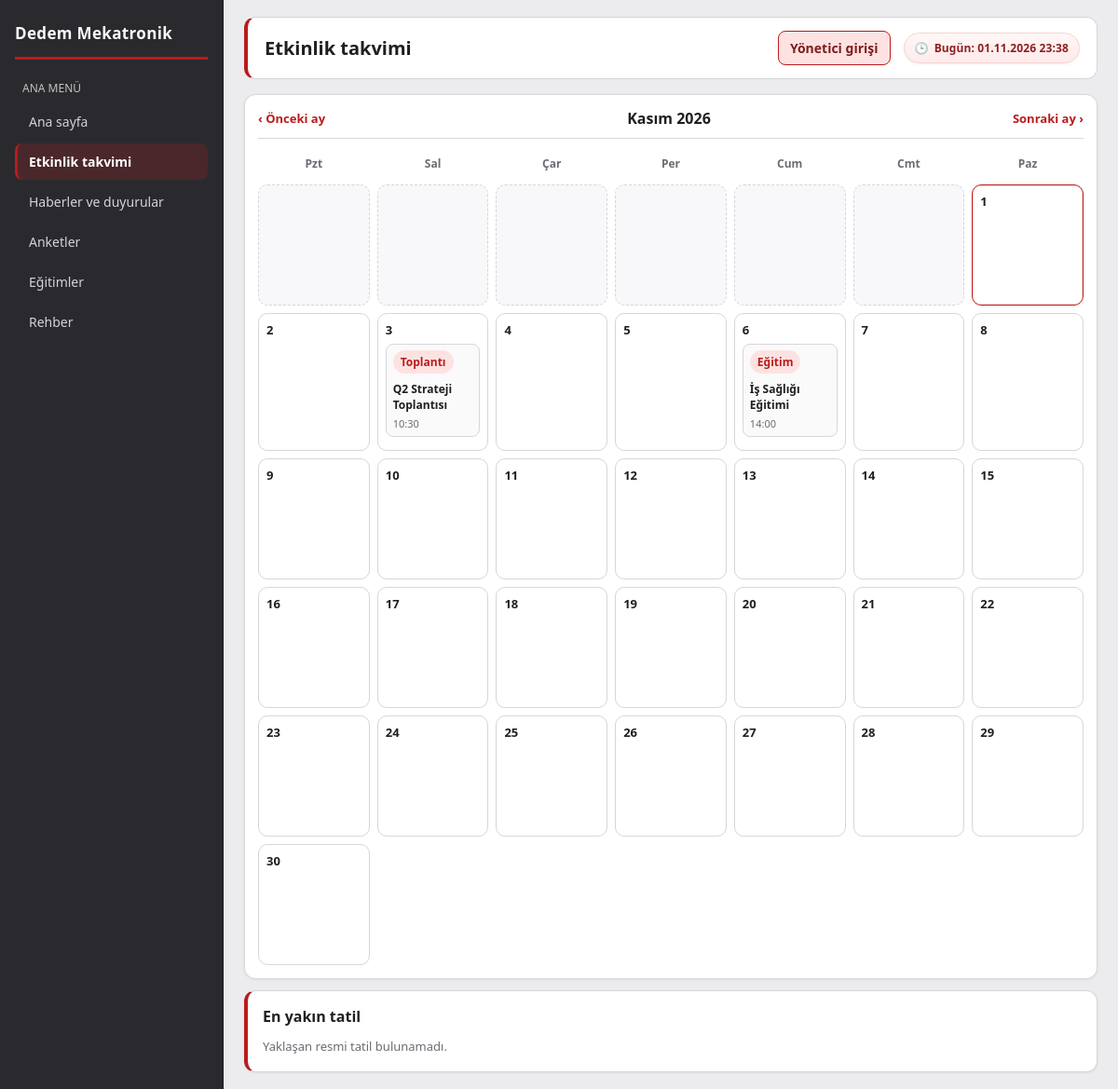
Screenshot of /events.php with the database file from the repository.
### tables this page shows
CREATE TABLE IF NOT EXISTS events (
    id INT AUTO_INCREMENT PRIMARY KEY,
    title VARCHAR(180) NOT NULL,
    details TEXT NOT NULL,
    event_date DATE NOT NULL,
    event_time TIME NULL,
    category VARCHAR(40) NOT NULL DEFAULT 'Toplantı',
    created_at DATETIME NOT NULL DEFAULT CURRENT_TIMESTAMP
);

### config/app.php (called while the page is built, shortened)
<?php
return [
    'app_name' => 'Dedem Mekatronik',
    'timezone' => 'Europe/Istanbul',
    'base_url' => '/portal',
    'admin_username' => getenv('PORTAL_ADMIN_USERNAME') ?: 'ikadmin',
    'admin_password' => getenv('PORTAL_ADMIN_PASSWORD') ?: 'admin123',
    'weather' => [
        'latitude' => 38.634,
        'longitude' => 27.382,
        'address' => 'OSB 4. Kısım, Keçiliköy OSB, İsmail Sarıgözoğlu Caddesi No:5, 45030 Yunusemre/Manisa',
    ],
    'training_video_path_prefixes' => [
        '\\\\sobek\\ortak\\',
    ],
];

### includes/bootstrap.php (called while the page is built, shortened)
<?php
require_once __DIR__ . '/auth.php';
$appConfig = require __DIR__ . '/../config/app.php';
$dbConfig = require __DIR__ . '/../config/database.php';
$dsn = sprintf(
    'mysql:host=%s;port=%d;dbname=%s;charset=%s',
    $dbConfig['host'],
    $dbConfig['port'],
    $dbConfig['dbname'],
    $dbConfig['charset']
);
try {
    $pdo = new PDO($dsn, $dbConfig['username'], $dbConfig['password'], [
        PDO::ATTR_ERRMODE => PDO::ERRMODE_EXCEPTION,
        PDO::ATTR_DEFAULT_FETCH_MODE => PDO::FETCH_ASSOC,
    ]);
    $pdo->exec('SET NAMES utf8mb4 COLLATE utf8mb4_unicode_ci');
    try {
        require_once __DIR__ . '/repository.php';
    } catch (Throwable $e) {
    }
} catch (PDOException $exception) {
    http_response_code(500);
    echo 'Veritabanı bağlantısı kurulamadı. Lütfen config/database.php ayarlarını kontrol edin.';
    exit;
}
function e(string $value): string
{
    return htmlspecialchars($value, ENT_QUOTES, 'UTF-8');
}

### includes/auth.php (called while the page is built, shortened)
<?php
function authIsAdmin(): bool
{
    return !empty($_SESSION['portal_admin']) && $_SESSION['portal_admin'] === true;
}

### includes/repository.php (called while the page is built, shortened)
<?php
function ensureEngagementTables(PDO $pdo): void
{
    static $isReady = false;
    if ($isReady) {
        return;
    }
    $isReady = true;
}
function getEventsForMonth(PDO $pdo, int $year, int $month): array
{
    $start = sprintf('%04d-%02d-01', $year, $month);
    $end = date('Y-m-t', strtotime($start));
    $stmt = $pdo->prepare('
        SELECT id, title, details, event_date, event_time, category
        FROM events
        WHERE event_date BETWEEN :start AND :end
        ORDER BY event_date ASC, event_time ASC, id ASC
    ');
    $stmt->execute([
        ':start' => $start,
        ':end' => $end,
    ]);
    return $stmt->fetchAll();
}

### events.php (the view, shortened to what this page needs)
<?php
require_once __DIR__ . '/includes/bootstrap.php';
require_once __DIR__ . '/includes/layout.php';
require_once __DIR__ . '/includes/repository.php';
$year = (int)($_GET['y'] ?? date('Y'));
$month = (int)($_GET['m'] ?? date('n'));
$events = getEventsForMonth($pdo, $year, $month);
$eventsByDate = [];
foreach ($events as $event) {
    $eventsByDate[$event['event_date']][] = $event;
}
$nextHoliday = getNextOfficialHoliday($pdo);
$monthStart = strtotime(sprintf('%04d-%02d-01', $year, $month));
$daysInMonth = (int)date('t', $monthStart);
$firstWeekday = (int)date('N', $monthStart);
$prevTs = strtotime('-1 month', $monthStart);
$nextTs = strtotime('+1 month', $monthStart);
renderLayout('Etkinlik takvimi', 'events', function () use (
    $year,
    $month,
    $daysInMonth,
    $firstWeekday,
    $eventsByDate,
    $nextHoliday,
    $prevTs,
    $nextTs
): void {
    $monthNames = [1 => 'Ocak', 2 => 'Şubat', 3 => 'Mart', 4 => 'Nisan', 5 => 'Mayıs', 6 => 'Haziran', 7 => 'Temmuz', 8 => 'Ağustos', 9 => 'Eylül', 10 => 'Ekim', 11 => 'Kasım', 12 => 'Aralık'];
    ?>
    <section class="card calendar-shell">
        <div class="calendar-head">
            <a class="card-head-link" href="/portal/events.php?y=<?= e(date('Y', $prevTs)) ?>&m=<?= e(date('n', $prevTs)) ?>">‹ Önceki ay</a>
            <h2><?= e($monthNames[$month] . ' ' . $year) ?></h2>
            <a class="card-head-link" href="/portal/events.php?y=<?= e(date('Y', $nextTs)) ?>&m=<?= e(date('n', $nextTs)) ?>">Sonraki ay ›</a>
        </div>
        <div class="calendar-grid">
            <?php foreach (['Pzt', 'Sal', 'Çar', 'Per', 'Cum', 'Cmt', 'Paz'] as $dayName): ?>
                <div class="calendar-weekday"><?= e($dayName) ?></div>
            <?php endforeach; ?>
            <?php for ($i = 1; $i < $firstWeekday; $i++): ?>
                <div class="calendar-cell calendar-cell--empty"></div>
            <?php endfor; ?>
            <?php for ($d = 1; $d <= $daysInMonth; $d++): ?>
                <?php
                $dateKey = sprintf('%04d-%02d-%02d', $year, $month, $d);
                $isToday = $dateKey === date('Y-m-d');
                ?>
                <div class="calendar-cell<?= $isToday ? ' calendar-cell--today' : '' ?>">
                    <div class="calendar-day"><?= e((string)$d) ?></div>
                    <?php if (!empty($eventsByDate[$dateKey])): ?>
                        <?php foreach ($eventsByDate[$dateKey] as $event): ?>
                            <?php $holidayClass = $event['category'] === 'Resmi tatil' ? ' calendar-event--holiday' : ''; ?>
                            <div class="calendar-event<?= $holidayClass ?>">
                                <span class="badge"><?= e($event['category']) ?></span>
                                <p><?= e($event['title']) ?></p>
                                <?php if (!empty($event['event_time'])): ?>
                                    <small><?= e(substr((string)$event['event_time'], 0, 5)) ?></small>
                                <?php endif; ?>
                            </div>
                        <?php endforeach; ?>
                    <?php endif; ?>
                </div>
            <?php endfor; ?>
        </div>
    </section>
    <section class="card next-holiday">
        <h2>En yakın tatil</h2>
        <?php if (!empty($nextHoliday)): ?>
            <p class="item-title"><?= e($nextHoliday['title']) ?></p>
            <p class="item-sub">
                <?= e(date('d.m.Y', strtotime($nextHoliday['event_date']))) ?>
                <?php if (!empty($nextHoliday['event_time'])): ?> · <?= e(substr((string)$nextHoliday['event_time'], 0, 5)) ?><?php endif; ?>
            </p>
            <p class="item-sub"><?= e($nextHoliday['details']) ?></p>
        <?php else: ?>
            <p class="item-sub">Yaklaşan resmi tatil bulunamadı.</p>
        <?php endif; ?>
    </section>
    <?php
});

### includes/layout.php (shortened to what this page needs)
<?php
function renderLayout(string $title, string $activeMenu, callable $content): void
{
    $app = require __DIR__ . '/../config/app.php';
    $cssFile = __DIR__ . '/../assets/css/main.css';
    $cssVersion = is_file($cssFile) ? (string)filemtime($cssFile) : '1';
    $base = rtrim((string)($app['base_url'] ?? '/portal'), '/');
    $menus = [
        'dashboard' => ['label' => 'Ana sayfa', 'url' => $base . '/index.php'],
        'events' => ['label' => 'Etkinlik takvimi', 'url' => $base . '/events.php'],
        'news' => ['label' => 'Haberler ve duyurular', 'url' => $base . '/news.php'],
        'surveys' => ['label' => 'Anketler', 'url' => $base . '/surveys.php'],
        'trainings' => ['label' => 'Eğitimler', 'url' => $base . '/trainings.php'],
        'directory' => [
            'label' => 'Rehber',
            'url' => 'https://rehber.dedemmekatronik.com/',
            'external' => true,
        ],
    ];
    ?>
    <!doctype html>
    <html lang="tr">
    <head>
        <link rel="stylesheet" href="<?= e($base) ?>/assets/css/main.css?v=<?= e($cssVersion) ?>">
    </head>
    <body>
    <div class="layout">
        <aside class="sidebar">
            <div class="brand"><?= e($app['app_name']) ?></div>
            <div class="menu-title">Ana menü</div>
            <?php foreach ($menus as $key => $menu): ?>
                <a
                    class="nav-link <?= $activeMenu === $key ? 'active' : '' ?>"
                    href="<?= e($menu['url']) ?>"
                    <?php if (!empty($menu['external'])): ?>target="_blank" rel="noopener noreferrer"<?php endif; ?>
                >
                    <?= e($menu['label']) ?>
                </a>
            <?php endforeach; ?>
        </aside>
        <main class="content">
            <section class="topbar">
                <h1><?= e($title) ?></h1>
                <div class="meta topbar-meta">
                    <?php if (function_exists('authIsAdmin') && authIsAdmin()): ?>
                        <a class="topbar-logout" href="<?= e($base) ?>/admin/logout.php">Oturumu kapat</a>
                    <?php else: ?>
                        <a class="topbar-logout" href="<?= e($base) ?>/admin/login.php">Yönetici girişi</a>
                    <?php endif; ?>
                    <span class="topbar-date">Bugün: <?= e(date('d.m.Y H:i')) ?></span>
                </div>
            </section>
            <?php $content(); ?>
        </main>
    </div>
    </body>
    </html>
    <?php
}

### assets/css/main.css (style rules this page uses)
:root { --bg: #ececee; --surface: #ffffff; --primary: #b91c1c; --primary-dark: #7f1d1d; --primary-soft: #fee2e2; --text: #1f1f23; --muted: #6b6b73; --danger-soft: #fef2f2; --danger: #b91c1c; --border: #d6d6db; --sidebar-bg: #2a2a2e; --sidebar-hover: rgba(185, 28, 28, 0.22); --shadow-sm: 0 1px 3px rgba(0, 0, 0, 0.06); --shadow-md: 0 10px 28px rgba(0, 0, 0, 0.1); }
* { box-sizing: border-box; }
body { margin: 0; font-family: "Segoe UI", Tahoma, Arial, sans-serif; background: var(--bg); color: var(--text); }
.layout { display: grid; grid-template-columns: 240px 1fr; min-height: 100vh; }
.sidebar { background: var(--sidebar-bg); color: #f4f4f5; padding: 24px 16px; border-right: 1px solid #1a1a1d; }
.brand { font-size: 17px; font-weight: 700; letter-spacing: 0.02em; margin-bottom: 22px; padding-bottom: 14px; border-bottom: 3px solid var(--primary); color: #fafafa; }
.menu-title { font-size: 12px; text-transform: uppercase; opacity: .75; margin: 18px 8px 8px; }
.nav-link { display: block; color: #d4d4d8; text-decoration: none; padding: 10px 12px; border-radius: 8px; margin: 4px 0; font-size: 14px; border-left: 3px solid transparent; }
.nav-link.active { background: var(--sidebar-hover); color: #fff; border-left-color: var(--primary); font-weight: 600; }
.content { padding: 18px 22px; }
.topbar { background: var(--surface); border: 1px solid var(--border); border-left: 4px solid var(--primary); border-radius: 12px; padding: 14px 18px; display: flex; justify-content: space-between; align-items: center; margin-bottom: 16px; }
.topbar h1 { margin: 0; font-size: 20px; }
.meta { color: var(--muted); font-size: 14px; }
.topbar-meta { display: flex; align-items: center; gap: 14px; flex-wrap: wrap; justify-content: flex-end; }
.topbar-logout { display: inline-flex; align-items: center; justify-content: center; padding: 8px 12px; border-radius: 8px; border: 1px solid var(--primary); background: var(--primary-soft); color: var(--primary-dark); font-weight: 600; text-decoration: none; font-size: 14px; transition: background-color 0.2s ease, color 0.2s ease, border-color 0.2s ease; }
.topbar-date { display: inline-flex; align-items: center; gap: 6px; padding: 7px 11px; border-radius: 999px; border: 1px solid #f3d3d3; background: linear-gradient(180deg, #fff7f7 0%, #ffeaea 100%); color: #8f1e1e; font-size: 12px; font-weight: 700; letter-spacing: 0.01em; box-shadow: 0 1px 2px rgba(127, 29, 29, 0.08); }
.topbar-date::before { content: "🕒"; font-size: 12px; line-height: 1; }
.card { background: var(--surface); border: 1px solid var(--border); border-radius: 12px; padding: 16px; box-shadow: var(--shadow-sm); }
.card h2 { margin: 0 0 12px; font-size: 16px; }
.card-head-link { font-size: 13px; font-weight: 600; color: var(--primary); text-decoration: none; white-space: nowrap; }
.badge { display: inline-block; padding: 4px 8px; border-radius: 999px; background: var(--primary-soft); color: var(--primary); font-size: 12px; font-weight: 600; margin-bottom: 8px; }
.item-sub { font-size: 13px; color: var(--muted); margin: 0; line-height: 1.5; }
.calendar-shell { padding: 14px; }
.calendar-head { display: flex; justify-content: space-between; align-items: center; margin-bottom: 12px; padding-bottom: 10px; border-bottom: 1px solid var(--border); }
.calendar-head h2 { margin: 0; }
.calendar-grid { display: grid; grid-template-columns: repeat(7, 1fr); gap: 8px; }
.calendar-weekday { font-size: 12px; font-weight: 700; color: var(--muted); text-align: center; padding: 6px 0; }
.calendar-cell { min-height: 130px; border: 1px solid var(--border); border-radius: 10px; padding: 8px; background: #fff; overflow: hidden; }
.calendar-cell--empty { background: #f8f8fa; border-style: dashed; min-height: 80px; }
.calendar-cell--today { border-color: var(--primary); box-shadow: inset 0 0 0 1px var(--primary-soft); }
.calendar-day { font-size: 13px; font-weight: 700; margin-bottom: 6px; }
.calendar-event { border: 1px solid var(--border); border-radius: 8px; padding: 6px 7px; margin-bottom: 6px; background: #fafafa; }
.calendar-event p { margin: 0; font-size: 12px; font-weight: 600; }
.calendar-event small { display: block; color: var(--muted); font-size: 11px; margin-top: 4px; }
.next-holiday { margin-top: 12px; border-left: 4px solid var(--primary); }

### rows the page displays
events: category "Toplantı", title "Q2 Strateji Toplantısı", event_time "10:30"
events: category "Eğitim", title "İş Sağlığı Eğitimi", event_time "14:00"

### other values shown
$app['app_name'] "Dedem Mekatronik"
$menu['label'] "Ana sayfa"
$menu['label'] "Etkinlik takvimi"
$menu['label'] "Haberler ve duyurular"
$menu['label'] "Anketler"
$menu['label'] "Eğitimler"
$menu['label'] "Rehber"
$title "Etkinlik takvimi"
$dayName "Pzt"
$dayName "Sal"
$dayName "Çar"
$dayName "Per"
$dayName "Cum"
$dayName "Cmt"
$dayName "Paz"
